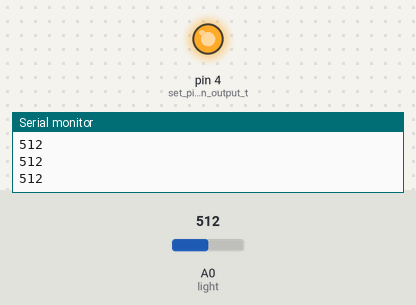
Recording of a sketch running on a simulated Arduino Uno, built with avr-gcc and run on an emulated ATmega328P. Shown: output pins drawn as LEDs (lit = HIGH), the last lines printed to the serial monitor. The test bench sets the inputs (shaded band); at power-on: A0 (light) = 512.

Above: at 1.2 s.
1.3 s: A0 (light) set to 743
2.8 s: A0 (light) set to 757
At 3.5 s:
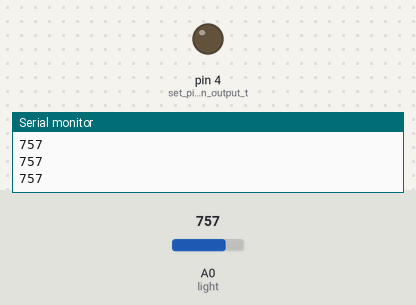
4.3 s: A0 (light) set to 740
At 4.8 s:
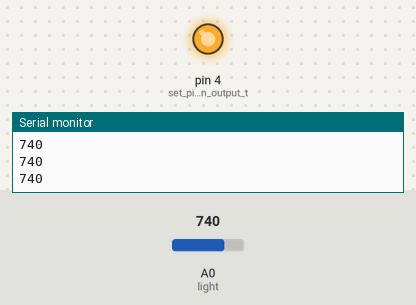
5.8 s: A0 (light) set to 760
At 6.1 s:
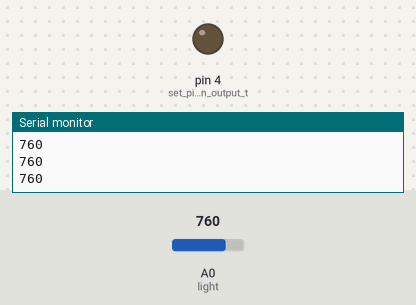
Timing chart, 0 to 8.3 s (numbered marks = the images above; inputs shaded):
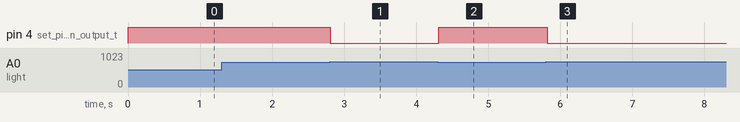

The sketch:

PhotoResistor_Test_LED.ino
```cpp
/*
  SparkFun Inventor’s Kit
  Circuit 1C-Photoresistor

  Use a photoresistor to monitor how bright a room is, and turn an LED on when it gets dark.

  This sketch was written by SparkFun Electronics, with lots of help from the Arduino community.
  This code is completely free for any use.

  View circuit diagram and instructions at: https://learn.sparkfun.com/tutorials/sparkfun-inventors-kit-experiment-guide---v41
  Download drawings and code at: https://github.com/sparkfun/SIK-Guide-Code
*/

int photoresistor = 0;              //this variable will hold a value based on the brightness of the ambient light
int threshold = 750;                //if the photoresistor reading is below this value the the light will turn on

void setup()
{
  Serial.begin(9600);               //start a serial connection with the computer

  pinMode(4, OUTPUT);              //set pin 13 as an output that can be set to HIGH or LOW
}

void loop()
{
  //read the brightness of the ambient light
  photoresistor = analogRead(A0);   //set photoresistor to a number between 0 and 1023 based on how bright the ambient light is
  Serial.println(photoresistor);    //print the value of photoresistor in the serial monitor on the computer

  //if the photoresistor value is below the threshold turn the light on, otherwise turn it off
  if (photoresistor < threshold) {
    digitalWrite(4, HIGH);         // Turn on the LED
  } else {
    digitalWrite(4, LOW);          // Turn off the LED
  }

  delay(100);                       //short delay to make the printout easier to read
}
```

Measured:
- the behaviour switches between 749 and 750 on A0 (light) (found by bisection; images 0 and 1)
- after the input at 2.8 s, pin 4 (set_pin_13_as_an_output_t): HIGH → LOW at once
- after the input at 4.3 s, pin 4 (set_pin_13_as_an_output_t): LOW → HIGH at once
- after the input at 5.8 s, pin 4 (set_pin_13_as_an_output_t): HIGH → LOW at once
